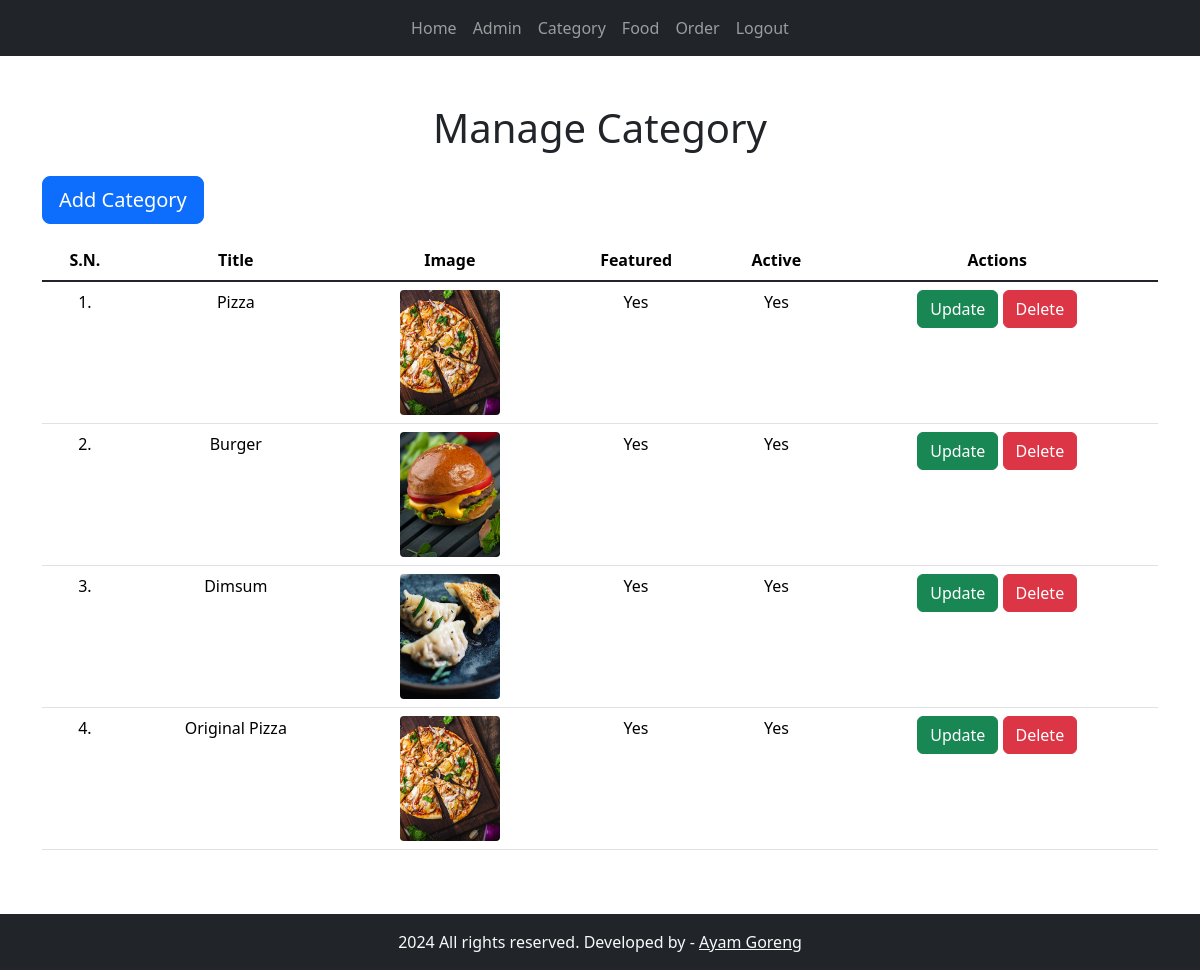
/admin/manage-category.php (signed in), run on the app's committed database.
### tables this page shows
CREATE TABLE `tbl_category` (
  `id` int(10) UNSIGNED NOT NULL,
  `title` varchar(100) NOT NULL,
  `image_name` varchar(255) NOT NULL,
  `featured` varchar(10) NOT NULL,
  `active` varchar(10) NOT NULL
);

### admin/manage-category.php (the view, shortened to what this page needs)
<?php include "partials/menu.php" ?>
<main>
  <div class="container py-5">
    <h1 class="text-center">Manage Category</h1>
    <a href="add-category.php" class="btn btn-lg btn-primary my-3">Add Category</a>
    <table class="table mx-auto text-center">
      <thead>
        <tr>
          <th>S.N.</th>
          <th>Title</th>
          <th>Image</th>
          <th>Featured</th>
          <th>Active</th>
          <th>Actions</th>
        </tr>
      </thead>
      <tbody class="table-group-divider">
        <?php
        $sql = "SELECT * FROM tbl_category";
        $res = mysqli_query($conn, $sql);
        $count = mysqli_num_rows($res);
        $sn = 1;
        if ($count > 0) {
          while ($row = mysqli_fetch_assoc($res)) {
            $id = $row['id'];
            $title = $row['title'];
            $image_name = $row['image_name'];
            $featured = $row['featured'];
            $active = $row['active'];
        ?>
            <tr>
              <td><?php echo $sn++ ?>.</td>
              <td><?php echo $title ?></td>
              <td>
                <?php if ($image_name != "") { ?>
                  <img src="<?php echo SITEURL ?>images/category/<?php echo $image_name ?>" alt="Image" class="rounded-1" width="100px">
                <?php } else echo "<div class='text-red'>No image added!</div>"; ?>
              </td>
              <td><?php echo $featured ?></td>
              <td><?php echo $active ?></td>
              <td>
                <a href="<?php echo SITEURL ?>admin/update-category.php?id=<?php echo $id ?>" class="btn btn-success">Update</a>
                <a href="<?php echo SITEURL ?>admin/delete-category.php?id=<?php echo $id ?>&image_name=<?php echo $image_name ?>" class="btn btn-danger">Delete</a>
              </td>
            </tr>
        <?php
          }
        } else echo "<tr> <td colspan='6'> <div class='error'>No category added!</div> </td> </tr>";
        ?>
      </tbody>
    </table>
  </div>
</main>
<?php include "partials/footer.php" ?>

### data on the page
tbl_category: title "Pizza", image_name (picture), featured "Yes", active "Yes"
tbl_category: title "Burger", image_name (picture), featured "Yes", active "Yes"
tbl_category: title "Dimsum", image_name (picture), featured "Yes", active "Yes"
tbl_category: title "Original Pizza", image_name (picture), featured "Yes", active "Yes"
